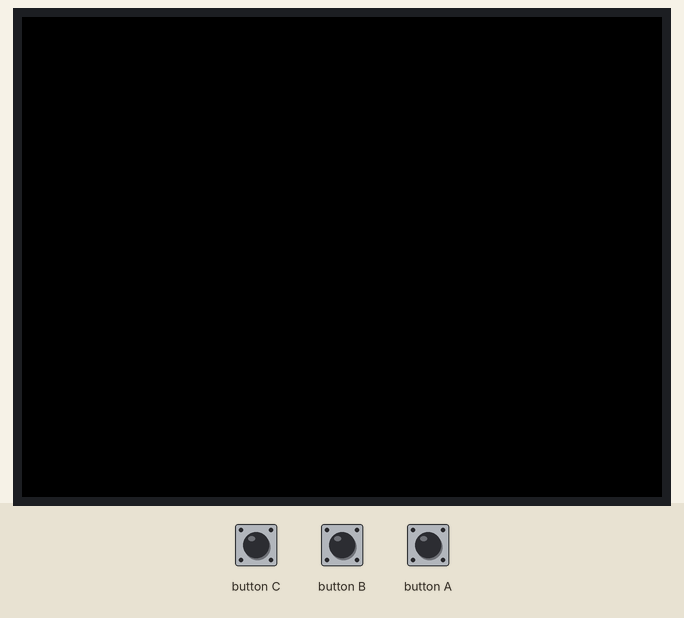
The sketch below on a simulated ESP32. On the bench: 320×240 colour display. The test bench sets the inputs (shaded band). Random numbers use the default seed unless the sketch sets one.

Above: at 1.4 s.
1.5 s: button B pressed for 0.15 s
At 2.1 s:
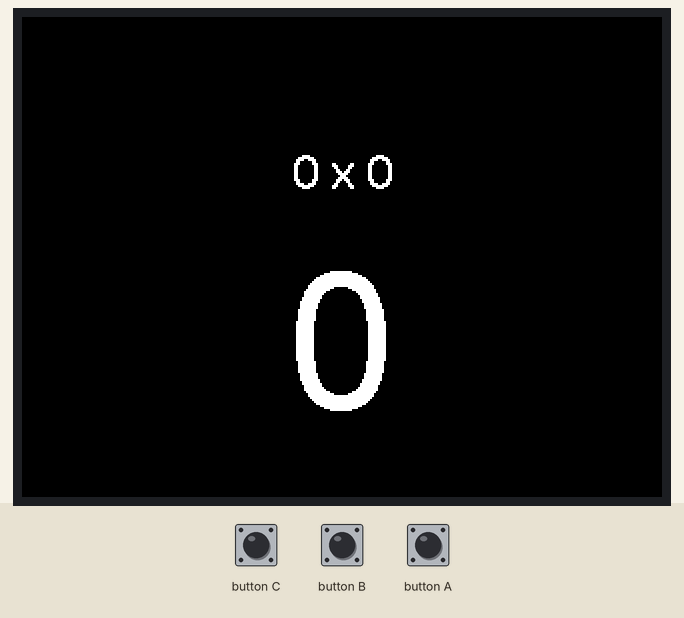
3.1 s: button A pressed for 0.15 s
At 4.3 s:
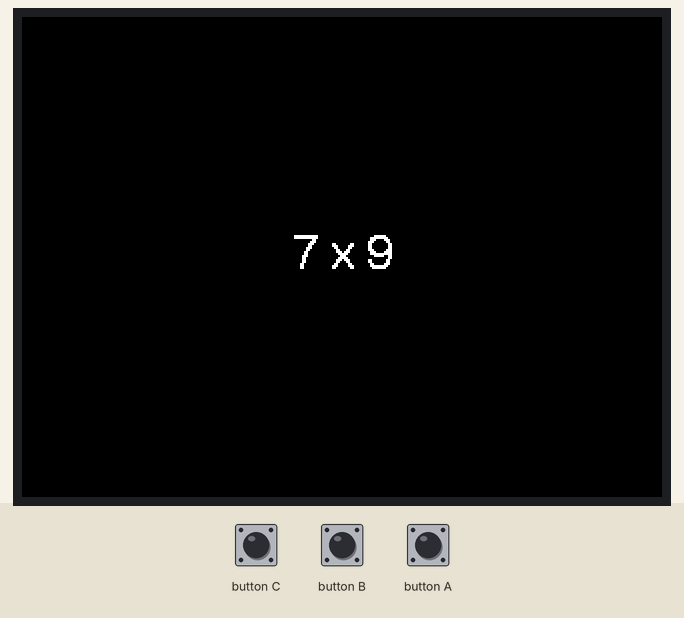
4.7 s: button B pressed for 1 s
At 6.0 s:
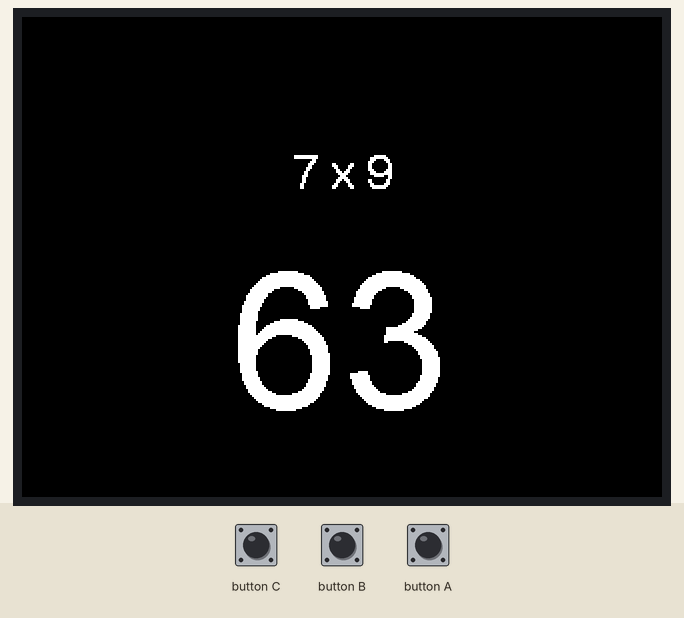
7.2 s: button A pressed for 1 s
At 8.7 s:
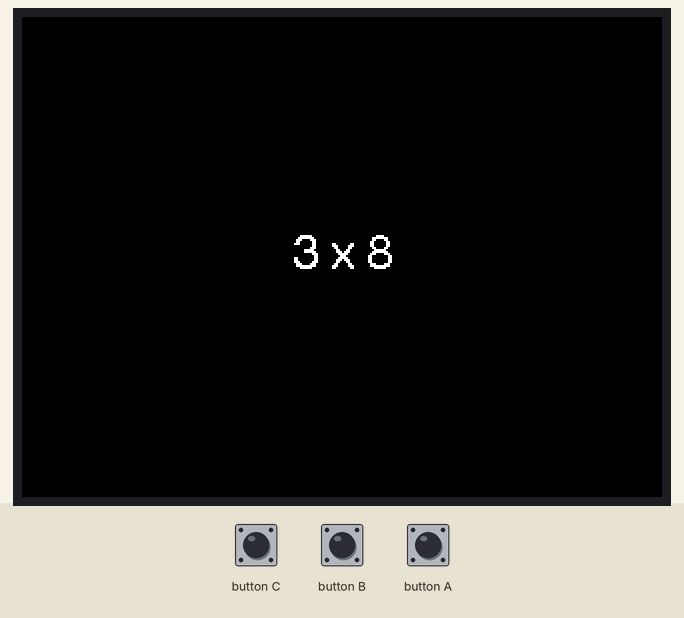
Timing chart, 0 to 10.2 s (numbered marks = the images above; inputs shaded):
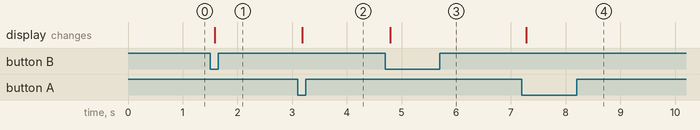

The sketch:

multiplication-flashcard.ino
```cpp
#include <M5Stack.h>

unsigned int num1 = 0;
unsigned int num2 = 0;

void setup(void) {
  M5.begin();
  M5.Lcd.fillScreen(TFT_BLACK);
  M5.Lcd.setTextColor(TFT_WHITE, TFT_BLACK);
  M5.Lcd.setTextDatum(MC_DATUM);
  M5.setWakeupButton(BUTTON_A_PIN);
  M5.setWakeupButton(BUTTON_B_PIN);
}

void loop() {
  if (M5.BtnA.wasPressed()) {
    M5.Lcd.fillScreen(TFT_BLACK);
    num1 = random(10);
    num2 = random(10);
    M5.Lcd.drawString(String(num1) + " x " + String(num2), 160, 120, 4); // サイズが5以上だと表示されない
  }
  if (M5.BtnB.wasPressed()) {
    M5.Lcd.fillScreen(TFT_BLACK);
    M5.Lcd.drawString(String(num1) + " x " + String(num2), 160, 80, 4);
    M5.Lcd.drawString(String(num1 * num2), 160, 160, 8);
  }
  M5.update();
}
```

Measured:
- after the input at 1.5 s, the display: changes after 0.09 s (image 1)
- after the input at 3.1 s, the display: changes after 0.08 s (image 2)
- after the input at 4.7 s, the display: changes after 0.09 s (image 3)
- after the input at 7.2 s, the display: changes after 0.08 s (image 4)
